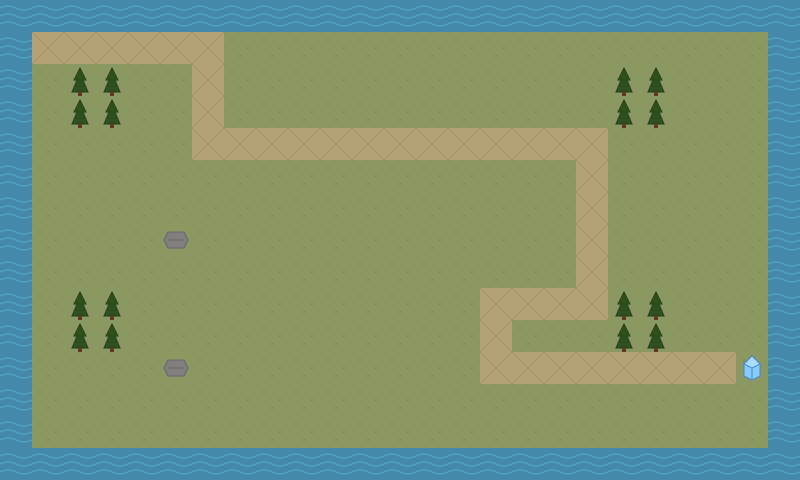

Below is a game level as drawn by its tile map, then a one-line description and the .tmx file that defines it, in full:
An orthogonal 25x15 tile map with 32x32 px tiles, 2 tile layers (background, path) and 8 objects (start, path1, path2, path3, path4, ...).

<map version="1.10" tiledversion="1.11.2" orientation="orthogonal" renderorder="right-down" width="25" height="15" tilewidth="32" tileheight="32" infinite="0" nextlayerid="4" nextobjectid="1">
 <properties>
  <property name="showGrid" value="false" />
 </properties>
 <tileset firstgid="1" name="terrain" tilewidth="32" tileheight="32" spacing="2" margin="2" tilecount="7" columns="7">
  <image source="../packed/tiles.png" width="256" height="64" />
  <tile id="0" type="crystal" />
  <tile id="1" type="ground">
   <properties>
    <property name="buildable" type="bool" value="true" />
   </properties>
  </tile>
  <tile id="2" type="path" />
  <tile id="3" type="rocks" />
  <tile id="4" type="trees" />
  <tile id="5" type="water" />
 </tileset>
 <layer id="1" name="background" width="25" height="15">
  <data encoding="csv">
6,6,6,6,6,6,6,6,6,6,6,6,6,6,6,6,6,6,6,6,6,6,6,6,6,
6,2,2,2,2,2,2,2,2,2,2,2,2,2,2,2,2,2,2,2,2,2,2,2,6,
6,2,5,5,2,2,2,2,2,2,2,2,2,2,2,2,2,2,2,5,5,2,2,2,6,
6,2,5,5,2,2,2,2,2,2,2,2,2,2,2,2,2,2,2,5,5,2,2,2,6,
6,2,2,2,2,2,2,2,2,2,2,2,2,2,2,2,2,2,2,2,2,2,2,2,6,
6,2,2,2,2,2,2,2,2,2,2,2,2,2,2,2,2,2,2,2,2,2,2,2,6,
6,2,2,2,2,2,2,2,2,2,2,2,2,2,2,2,2,2,2,2,2,2,2,2,6,
6,2,2,2,2,4,2,2,2,2,2,2,2,2,2,2,2,2,2,2,2,2,2,2,6,
6,2,2,2,2,2,2,2,2,2,2,2,2,2,2,2,2,2,2,2,2,2,2,2,6,
6,2,5,5,2,2,2,2,2,2,2,2,2,2,2,2,2,2,2,5,5,2,2,2,6,
6,2,5,5,2,2,2,2,2,2,2,2,2,2,2,2,2,2,2,5,5,2,2,2,6,
6,2,2,2,2,4,2,2,2,2,2,2,2,2,2,2,2,2,2,2,2,2,2,2,6,
6,2,2,2,2,2,2,2,2,2,2,2,2,2,2,2,2,2,2,2,2,2,2,2,6,
6,2,2,2,2,2,2,2,2,2,2,2,2,2,2,2,2,2,2,2,2,2,2,2,6,
6,6,6,6,6,6,6,6,6,6,6,6,6,6,6,6,6,6,6,6,6,6,6,6,6
</data>
 </layer>
 <layer id="2" name="path" width="25" height="15">
  <data encoding="csv">
0,0,0,0,0,0,0,0,0,0,0,0,0,0,0,0,0,0,0,0,0,0,0,0,0,
0,3,3,3,3,3,3,0,0,0,0,0,0,0,0,0,0,0,0,0,0,0,0,0,0,
0,0,0,0,0,0,3,0,0,0,0,0,0,0,0,0,0,0,0,0,0,0,0,0,0,
0,0,0,0,0,0,3,0,0,0,0,0,0,0,0,0,0,0,0,0,0,0,0,0,0,
0,0,0,0,0,0,3,3,3,3,3,3,3,3,3,3,3,3,3,0,0,0,0,0,0,
0,0,0,0,0,0,0,0,0,0,0,0,0,0,0,0,0,0,3,0,0,0,0,0,0,
0,0,0,0,0,0,0,0,0,0,0,0,0,0,0,0,0,0,3,0,0,0,0,0,0,
0,0,0,0,0,0,0,0,0,0,0,0,0,0,0,0,0,0,3,0,0,0,0,0,0,
0,0,0,0,0,0,0,0,0,0,0,0,0,0,0,0,0,0,3,0,0,0,0,0,0,
0,0,0,0,0,0,0,0,0,0,0,0,0,0,0,3,3,3,3,0,0,0,0,0,0,
0,0,0,0,0,0,0,0,0,0,0,0,0,0,0,3,0,0,0,0,0,0,0,0,0,
0,0,0,0,0,0,0,0,0,0,0,0,0,0,0,3,3,3,3,3,3,3,3,1,0,
0,0,0,0,0,0,0,0,0,0,0,0,0,0,0,0,0,0,0,0,0,0,0,0,0,
0,0,0,0,0,0,0,0,0,0,0,0,0,0,0,0,0,0,0,0,0,0,0,0,0,
0,0,0,0,0,0,0,0,0,0,0,0,0,0,0,0,0,0,0,0,0,0,0,0,0
</data>
 </layer>
 <objectgroup id="3" name="objects">
  <object id="1" name="start" x="32" y="32" />
  <object id="2" name="path1" x="192" y="32" />
  <object id="3" name="path2" x="192" y="128" />
  <object id="4" name="path3" x="576" y="128" />
  <object id="5" name="path4" x="576" y="288" />
  <object id="6" name="path5" x="480" y="288" />
  <object id="7" name="path6" x="480" y="352" />
  <object id="8" name="end" x="736" y="352" />
 </objectgroup>
</map>
